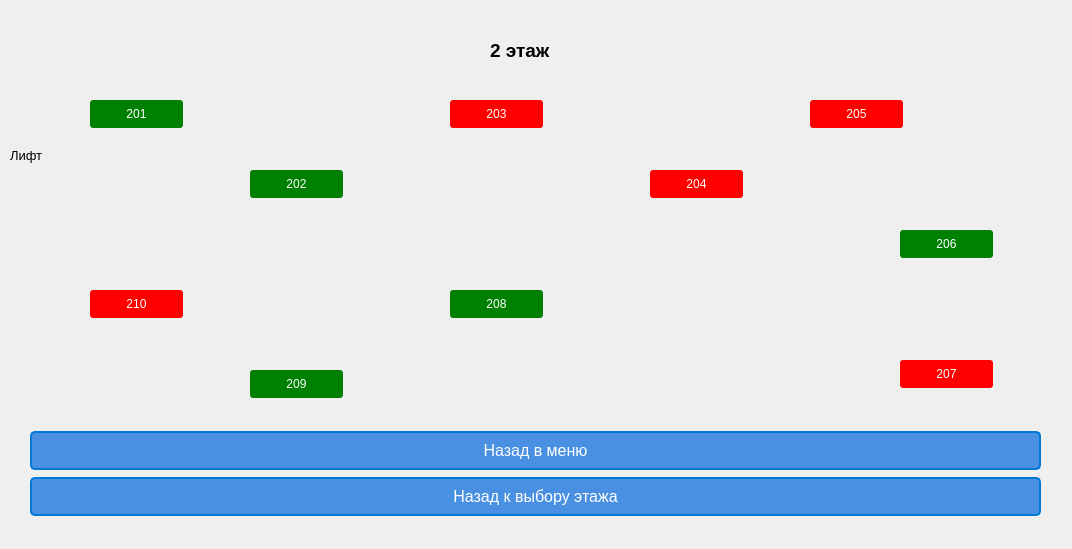
<?xml version="1.0" encoding="UTF-8"?>
<ui version="4.0">
 <class>secondFlor</class>
 <widget class="QDialog" name="secondFlor">
  <property name="geometry">
   <rect>
    <x>0</x>
    <y>0</y>
    <width>1072</width>
    <height>549</height>
   </rect>
  </property>
  <property name="windowTitle">
   <string>Dialog</string>
  </property>
  <widget class="QLabel" name="label">
   <property name="geometry">
    <rect>
     <x>490</x>
     <y>0</y>
     <width>221</width>
     <height>101</height>
    </rect>
   </property>
   <property name="font">
    <font>
     <pointsize>14</pointsize>
     <weight>75</weight>
     <bold>true</bold>
    </font>
   </property>
   <property name="text">
    <string>2 этаж</string>
   </property>
  </widget>
  <widget class="QPushButton" name="pushButton">
   <property name="geometry">
    <rect>
     <x>90</x>
     <y>100</y>
     <width>93</width>
     <height>28</height>
    </rect>
   </property>
   <property name="styleSheet">
    <string notr="true">QPushButton {
    background-color: green;
    color: white;
    padding: 5px 10px;
    border-radius: 3px;
    border: none;
}

QPushButton:hover {
    background-color: darkgreen;
}</string>
   </property>
   <property name="text">
    <string>201</string>
   </property>
  </widget>
  <widget class="QPushButton" name="pushButton_2">
   <property name="geometry">
    <rect>
     <x>250</x>
     <y>170</y>
     <width>93</width>
     <height>28</height>
    </rect>
   </property>
   <property name="styleSheet">
    <string notr="true">QPushButton {
    background-color: green;
    color: white;
    padding: 5px 10px;
    border-radius: 3px;
    border: none;
}

QPushButton:hover {
    background-color: darkgreen;
}</string>
   </property>
   <property name="text">
    <string>202</string>
   </property>
  </widget>
  <widget class="QPushButton" name="pushButton_3">
   <property name="geometry">
    <rect>
     <x>450</x>
     <y>100</y>
     <width>93</width>
     <height>28</height>
    </rect>
   </property>
   <property name="styleSheet">
    <string notr="true">QPushButton {
    background-color: red;
    color: white;
    padding: 5px 10px;
    border-radius: 3px;
    border: none;
}

QPushButton:hover {
    background-color: darkred;
}</string>
   </property>
   <property name="text">
    <string>203</string>
   </property>
  </widget>
  <widget class="QPushButton" name="pushButton_4">
   <property name="geometry">
    <rect>
     <x>650</x>
     <y>170</y>
     <width>93</width>
     <height>28</height>
    </rect>
   </property>
   <property name="styleSheet">
    <string notr="true">QPushButton {
    background-color: red;
    color: white;
    padding: 5px 10px;
    border-radius: 3px;
    border: none;
}

QPushButton:hover {
    background-color: darkred;
}</string>
   </property>
   <property name="text">
    <string>204</string>
   </property>
  </widget>
  <widget class="QPushButton" name="pushButton_5">
   <property name="geometry">
    <rect>
     <x>810</x>
     <y>100</y>
     <width>93</width>
     <height>28</height>
    </rect>
   </property>
   <property name="styleSheet">
    <string notr="true">QPushButton {
    background-color: red;
    color: white;
    padding: 5px 10px;
    border-radius: 3px;
    border: none;
}

QPushButton:hover {
    background-color: darkred;
}</string>
   </property>
   <property name="text">
    <string>205</string>
   </property>
  </widget>
  <widget class="QPushButton" name="pushButton_6">
   <property name="geometry">
    <rect>
     <x>900</x>
     <y>230</y>
     <width>93</width>
     <height>28</height>
    </rect>
   </property>
   <property name="styleSheet">
    <string notr="true">QPushButton {
    background-color: green;
    color: white;
    padding: 5px 10px;
    border-radius: 3px;
    border: none;
}

QPushButton:hover {
    background-color: darkgreen;
}</string>
   </property>
   <property name="text">
    <string>206</string>
   </property>
  </widget>
  <widget class="QPushButton" name="pushButton_7">
   <property name="geometry">
    <rect>
     <x>450</x>
     <y>290</y>
     <width>93</width>
     <height>28</height>
    </rect>
   </property>
   <property name="styleSheet">
    <string notr="true">QPushButton {
    background-color: green;
    color: white;
    padding: 5px 10px;
    border-radius: 3px;
    border: none;
}

QPushButton:hover {
    background-color: darkgreen;
}</string>
   </property>
   <property name="text">
    <string>208</string>
   </property>
  </widget>
  <widget class="QPushButton" name="pushButton_8">
   <property name="geometry">
    <rect>
     <x>250</x>
     <y>370</y>
     <width>93</width>
     <height>28</height>
    </rect>
   </property>
   <property name="styleSheet">
    <string notr="true">QPushButton {
    background-color: green;
    color: white;
    padding: 5px 10px;
    border-radius: 3px;
    border: none;
}

QPushButton:hover {
    background-color: darkgreen;
}</string>
   </property>
   <property name="text">
    <string>209</string>
   </property>
  </widget>
  <widget class="QPushButton" name="pushButton_9">
   <property name="geometry">
    <rect>
     <x>90</x>
     <y>290</y>
     <width>93</width>
     <height>28</height>
    </rect>
   </property>
   <property name="styleSheet">
    <string notr="true">QPushButton {
    background-color: red;
    color: white;
    padding: 5px 10px;
    border-radius: 3px;
    border: none;
}

QPushButton:hover {
    background-color: darkred;
}</string>
   </property>
   <property name="text">
    <string>210</string>
   </property>
  </widget>
  <widget class="QPushButton" name="pushButton_10">
   <property name="geometry">
    <rect>
     <x>900</x>
     <y>360</y>
     <width>93</width>
     <height>28</height>
    </rect>
   </property>
   <property name="styleSheet">
    <string notr="true">QPushButton {
    background-color: red;
    color: white;
    padding: 5px 10px;
    border-radius: 3px;
    border: none;
}

QPushButton:hover {
    background-color: darkred;
}</string>
   </property>
   <property name="text">
    <string>207</string>
   </property>
  </widget>
  <widget class="QLabel" name="label_2">
   <property name="geometry">
    <rect>
     <x>10</x>
     <y>140</y>
     <width>81</width>
     <height>31</height>
    </rect>
   </property>
   <property name="font">
    <font>
     <pointsize>10</pointsize>
    </font>
   </property>
   <property name="text">
    <string>Лифт</string>
   </property>
  </widget>
  <widget class="QWidget" name="layoutWidget">
   <property name="geometry">
    <rect>
     <x>30</x>
     <y>430</y>
     <width>1011</width>
     <height>87</height>
    </rect>
   </property>
   <layout class="QVBoxLayout" name="verticalLayout">
    <item>
     <widget class="QPushButton" name="pushButton_11">
      <property name="styleSheet">
       <string notr="true">QPushButton {
    background-color: #4a90e2; /* Синий цвет */
    border-style: solid;
    border-color: #0078d7; /* Цвет рамки */
    border-width: 2px;
    border-radius: 5px; /* Закругленные углы */
    color: white; /* Цвет текста */
    font-size: 16px; /* Размер текста */
    padding: 8px 16px; /* Отступы внутри кнопки */
}

QPushButton:hover {
    background-color: #357ae8; /* Измененный цвет при наведении */
    border-color: #0056b3; /* Измененный цвет рамки при наведении */
}

QPushButton:pressed {
    background-color: #2f5bb7; /* Измененный цвет при нажатии */
    border-color: #002d5a; /* Измененный цвет рамки при нажатии */
}
</string>
      </property>
      <property name="text">
       <string>Назад в меню</string>
      </property>
     </widget>
    </item>
    <item>
     <widget class="QPushButton" name="pushButton_12">
      <property name="styleSheet">
       <string notr="true">QPushButton {
    background-color: #4a90e2; /* Синий цвет */
    border-style: solid;
    border-color: #0078d7; /* Цвет рамки */
    border-width: 2px;
    border-radius: 5px; /* Закругленные углы */
    color: white; /* Цвет текста */
    font-size: 16px; /* Размер текста */
    padding: 8px 16px; /* Отступы внутри кнопки */
}

QPushButton:hover {
    background-color: #357ae8; /* Измененный цвет при наведении */
    border-color: #0056b3; /* Измененный цвет рамки при наведении */
}

QPushButton:pressed {
    background-color: #2f5bb7; /* Измененный цвет при нажатии */
    border-color: #002d5a; /* Измененный цвет рамки при нажатии */
}
</string>
      </property>
      <property name="text">
       <string>Назад к выбору этажа</string>
      </property>
     </widget>
    </item>
   </layout>
  </widget>
 </widget>
 <resources/>
 <connections/>
</ui>
